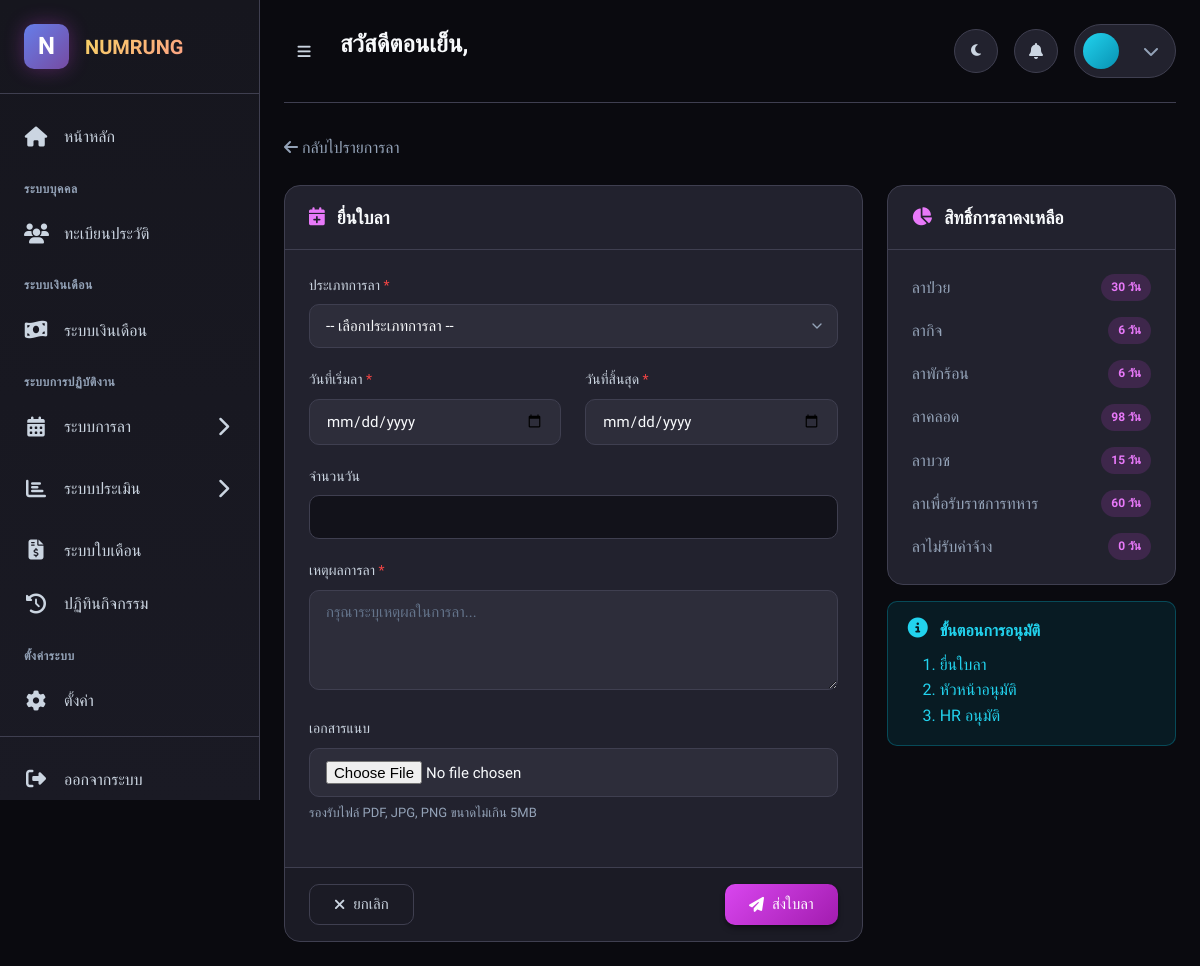
Page /modules/leaves/request.php (signed in) on the committed database.
### tables this page shows
CREATE TABLE IF NOT EXISTS leave_types (
    leave_type_id INT AUTO_INCREMENT PRIMARY KEY,
    leave_name VARCHAR(100) NOT NULL,
    max_days_per_year INT DEFAULT 0,
    description TEXT,
    status TINYINT DEFAULT 1,
    created_at DATETIME DEFAULT CURRENT_TIMESTAMP,
    updated_at DATETIME DEFAULT CURRENT_TIMESTAMP ON UPDATE CURRENT_TIMESTAMP
);

### modules/leaves/request.php (the view, shortened to what this page needs)
<?php
$pdo = getDBConnection();
$stmt = $pdo->query("SELECT * FROM leave_types WHERE status = 1 ORDER BY leave_type_id");
$leaveTypes = $stmt->fetchAll();
include __DIR__ . '/../../includes/header.php';
?>
<div class="page-content">
    <nav class="mb-4">
        <a href="<?= BASE_URL ?>modules/leaves/" class="text-muted">
            <i class="fas fa-arrow-left"></i> กลับไปรายการลา
        </a>
    </nav>
    <div class="grid" style="grid-template-columns: 2fr 1fr; gap: 1.5rem;">
        <div class="card">
            <div class="card-header">
                <h3 class="card-title">
                    <i class="fas fa-calendar-plus"></i> ยื่นใบลา
                </h3>
            </div>
            <div class="card-body">
                <form id="leaveForm">
                    <div class="form-group">
                        <label class="form-label required">ประเภทการลา</label>
                        <select name="leave_type_id" class="form-control" required id="leaveType">
                            <option value="">-- เลือกประเภทการลา --</option>
                        </select>
                    </div>
                    <div class="grid grid-cols-2">
                        <div class="form-group">
                            <label class="form-label required">วันที่เริ่มลา</label>
                            <input type="date" name="start_date" class="form-control" required id="startDate"
                                   min="<?= date('Y-m-d') ?>">
                        </div>
                        <div class="form-group">
                            <label class="form-label required">วันที่สิ้นสุด</label>
                            <input type="date" name="end_date" class="form-control" required id="endDate"
                                   min="<?= date('Y-m-d') ?>">
                        </div>
                    </div>
                    <div class="form-group">
                        <label class="form-label">จำนวนวัน</label>
                        <input type="number" name="total_days" class="form-control" readonly id="totalDays"
                               style="background: var(--bg-darker);">
                    </div>
                    <div class="form-group">
                        <label class="form-label required">เหตุผลการลา</label>
                        <textarea name="reason" class="form-control" rows="3" required
                                  placeholder="กรุณาระบุเหตุผลในการลา..."></textarea>
                    </div>
                    <div class="form-group">
                        <label class="form-label">เอกสารแนบ</label>
                        <input type="file" name="attachment" class="form-control" accept=".pdf,.jpg,.jpeg,.png">
                        <div class="form-text">รองรับไฟล์ PDF, JPG, PNG ขนาดไม่เกิน 5MB</div>
                    </div>
                </form>
            </div>
            <div class="card-footer">
                <div class="d-flex justify-content-between">
                    <a href="<?= BASE_URL ?>modules/leaves/" class="btn btn-outline">
                        <i class="fas fa-times"></i> ยกเลิก
                    </a>
                    <button type="submit" form="leaveForm" class="btn btn-primary">
                        <i class="fas fa-paper-plane"></i> ส่งใบลา
                    </button>
                </div>
            </div>
        </div>
        <div>
            <div class="card">
                <div class="card-header">
                    <h4 class="card-title">
                        <i class="fas fa-chart-pie"></i> สิทธิ์การลาคงเหลือ
                    </h4>
                </div>
                <div class="card-body">
                    <div class="d-flex flex-column gap-3">
                        <?php foreach ($leaveTypes as $type): ?>
                        <div class="d-flex justify-content-between align-items-center">
                            <span class="text-muted"><?= htmlspecialchars($type['leave_name']) ?></span>
                            <span class="badge badge-primary"><?= $type['max_days_per_year'] ?> วัน</span>
                        </div>
                        <?php endforeach; ?>
                    </div>
                </div>
            </div>
            <div class="alert alert-info mt-3">
                <i class="fas fa-info-circle alert-icon"></i>
                <div>
                    <strong>ขั้นตอนการอนุมัติ</strong>
                    <ol class="mt-2 mb-0 ps-3">
                        <li>ยื่นใบลา</li>
                        <li>หัวหน้าอนุมัติ</li>
                        <li>HR อนุมัติ</li>
                    </ol>
                </div>
            </div>
        </div>
    </div>
</div>
<?php include __DIR__ . '/../../includes/footer.php'; ?>

### rows in the picture
leave_types: leave_name "ลาป่วย", max_days_per_year "30"
leave_types: leave_name "ลากิจ", max_days_per_year "6"
leave_types: leave_name "ลาพักร้อน", max_days_per_year "6"
leave_types: leave_name "ลาคลอด", max_days_per_year "98"
leave_types: leave_name "ลาบวช", max_days_per_year "15"
leave_types: leave_name "ลาเพื่อรับราชการทหาร", max_days_per_year "60"
leave_types: leave_name "ลาไม่รับค่าจ้าง", max_days_per_year "0"

### other values in the picture
$greeting "สวัสดีตอนเย็น"
